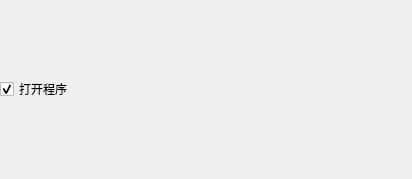
<?xml version="1.0" encoding="UTF-8"?>
<ui version="4.0">
 <class>OpenExeForm</class>
 <widget class="QWidget" name="OpenExeForm">
  <property name="geometry">
   <rect>
    <x>0</x>
    <y>0</y>
    <width>412</width>
    <height>179</height>
   </rect>
  </property>
  <layout class="QVBoxLayout" name="verticalLayout">
   <property name="margin" stdset="0">
    <number>0</number>
   </property>
   <item>
    <widget class="QCheckBox" name="isOpenCheckBox">
     <property name="text">
      <string>打开程序</string>
     </property>
     <property name="checked">
      <bool>true</bool>
     </property>
     <property name="tristate">
      <bool>false</bool>
     </property>
    </widget>
   </item>
  </layout>
 </widget>
 <resources/>
 <connections/>
</ui>
